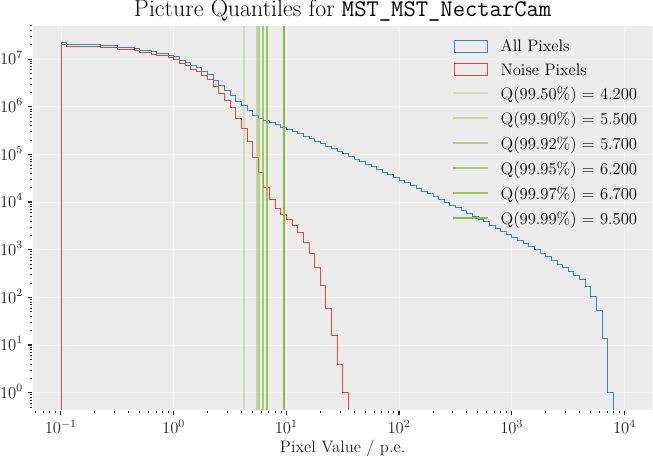

This chart was generated by the following Python code:
import numpy as np
import matplotlib.pyplot as plt

from ctapipe.io import TableLoader


QUANTILES = [0.995, 0.999, 0.9992, 0.9995, 0.9997, 0.9999]


input_file = "./plots/data/quantiles/gamma-diffuse_run_980_to_999_dark_cone10_merged.dl1.h5"
loader = TableLoader(input_file, load_dl1_images=True, load_dl2=False, load_instrument=False, load_simulated=False, load_true_images=True, load_true_parameters=False)

events = loader.read_telescope_events()

bins = np.logspace(-1.0, 4.0, 101)
hist_kwargs = dict(
    bins=bins,
    histtype='step',
    cumulative=-1,
)


fig, ax = plt.subplots(1, 1, figsize=(8, 3))

pixel_values = events['image'].ravel()
true_pixel_value = events['true_image'].ravel()
noise = pixel_values[true_pixel_value == 0]

ax.hist(pixel_values, label='All Pixels', **hist_kwargs)
ax.hist(noise, label='Noise Pixels', **hist_kwargs)
quantiles = np.quantile(noise, QUANTILES)

for v, q, alpha in zip(quantiles, QUANTILES, np.linspace(0.3, 1.0, len(QUANTILES))):
    plt.axvline(v, color='C2', alpha=alpha, label=f"Q({q:.2%}) = {v:.2f}", lw=1)

plt.legend(loc='best', prop={'size': 9})
ax.set_title(rf'Picture Quantiles for \texttt{{MST\_MST\_NectarCam}}')
ax.set_xscale('log')
ax.set_yscale('log')
ax.set_xlabel('Pixel Value / p.e.')
ax.set_ylabel('Pixel Counts')

plt.savefig(f"build/quantiles_plot.pdf", dpi=300, bbox_inches='tight')
